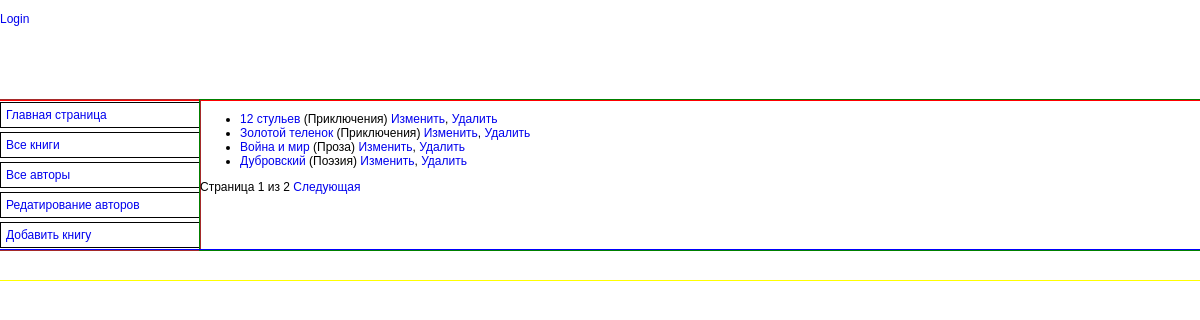
The page /books/ on the database its author committed.
### catalog/models.py (models this page shows, shortened)
class Book(models.Model):
    title = models.CharField(max_length=200, verbose_name="Название книги", help_text="Введите название книги")
    genre = models.ForeignKey('Genre', on_delete=models.CASCADE, verbose_name="Жанр книги",
                              help_text="Выберете жанр книги", null=True)
    language = models.ForeignKey('Language', on_delete=models.CASCADE, verbose_name="Язык книги",
                              help_text="Выберете язык книги", null=True)
    author = models.ManyToManyField('Author', verbose_name="Автор книги", help_text="Выберете автора книги")
    summary = models.TextField(max_length=1000, verbose_name="Краткое описание книги",
                               help_text="Введите краткое описние книги")
    isbn = models.TextField(max_length=13, verbose_name="ISBN книги", help_text="Должно содержать 13 символов")
    def display_author(self):
        return ", ".join([author.last_name for author in self.author.all()])
    display_author.short_description = 'Авторы'
    def get_absolute_url(self):
        return reverse('book-detail', args=[str(self.id)])

class Genre(models.Model):
    name = models.CharField(max_length=200, verbose_name='Жанр книги', help_text="Введите жанр книги")
    def __str__(self):
        return self.name

### catalog/views.py (the view)
# urls.py: re_path(r'^books/$', views.BookListView.as_view(), name='books'),
class BookListView(ListView):
    model = Book
    paginate_by = 4

### catalog/templates/catalog/book_list.html
{% extends "base.html" %}
{% block content %}
{% if book_list %}
    <ul>
        {% for book in book_list %}
        <li>
            <a href="{{ book.get_absolute_url }}">{{ book.title }}</a> ({{ book.genre }})
            <a href="/book/update/{{ book.id }}">Изменить</a>,
            <a href="/book/delete/{{ book.id }}">Удалить</a>
        </li>
        {% endfor %}
    </ul>
{% else %}
    <p>В базе данных нет книг</p>
{% endif %}
{% endblock %}

### catalog/static/css/style.css (style rules this page uses)
html { position: absolute; top: 0; bottom: 0; left: 0; right: 0; height: 100%; }
body { padding: 0; margin: 0; font-family: Verdana, Geneva, Arial, sans-serif; font-size: 12px; background-color: #ffffff; height: 100%; overflow-y: scroll; }
a { font-weight: normal; text-decoration: none; }
:root { --main-bg-color: #ffffff; }

### rows shown on the page
Book: title "12 стульев", genre "Приключения"
Book: title "Золотой теленок", genre "Приключения"
Book: title "Война и мир", genre "Проза"
Book: title "Дубровский", genre "Поэзия"

### other values the page prints
{{ page_obj.number }} "1"
{{ page_obj.paginator.num_pages }} "2"
